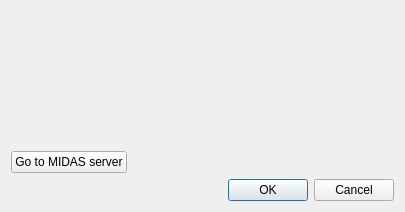
<?xml version="1.0" encoding="UTF-8"?>
<ui version="4.0">
 <class>AgreementDialog</class>
 <widget class="QDialog" name="AgreementDialog">
  <property name="geometry">
   <rect>
    <x>0</x>
    <y>0</y>
    <width>405</width>
    <height>212</height>
   </rect>
  </property>
  <property name="windowTitle">
   <string>License Agreement Required</string>
  </property>
  <property name="windowIcon">
   <iconset>
    <normaloff>:/icons/MIDAS_Desktop_Icon.png</normaloff>:/icons/MIDAS_Desktop_Icon.png</iconset>
  </property>
  <layout class="QVBoxLayout" name="verticalLayout">
   <item>
    <widget class="QLabel" name="m_AgreementLabel">
     <property name="text">
      <string/>
     </property>
     <property name="alignment">
      <set>Qt::AlignLeading|Qt::AlignLeft|Qt::AlignTop</set>
     </property>
     <property name="wordWrap">
      <bool>true</bool>
     </property>
    </widget>
   </item>
   <item>
    <layout class="QHBoxLayout" name="horizontalLayout">
     <item>
      <widget class="QPushButton" name="m_OpenBrowserButton">
       <property name="text">
        <string>Go to MIDAS server</string>
       </property>
      </widget>
     </item>
     <item>
      <spacer name="horizontalSpacer">
       <property name="orientation">
        <enum>Qt::Horizontal</enum>
       </property>
       <property name="sizeHint" stdset="0">
        <size>
         <width>40</width>
         <height>20</height>
        </size>
       </property>
      </spacer>
     </item>
    </layout>
   </item>
   <item>
    <widget class="QDialogButtonBox" name="buttonBox">
     <property name="orientation">
      <enum>Qt::Horizontal</enum>
     </property>
     <property name="standardButtons">
      <set>QDialogButtonBox::Cancel|QDialogButtonBox::Ok</set>
     </property>
    </widget>
   </item>
  </layout>
 </widget>
 <tabstops>
  <tabstop>buttonBox</tabstop>
 </tabstops>
 <resources>
  <include location="../MIDASDesktopIcons.qrc"/>
  <include location="../MIDASDesktopIcons.qrc"/>
  <include location="../MIDASDesktopIcons.qrc"/>
  <include location="../MIDASDesktopIcons.qrc"/>
  <include location="../MIDASDesktopIcons.qrc"/>
  <include location="../MIDASDesktopIcons.qrc"/>
  <include location="../MIDASDesktopIcons.qrc"/>
  <include location="../MIDASDesktopIcons.qrc"/>
  <include location="../MIDASDesktopIcons.qrc"/>
  <include location="../MIDASDesktopIcons.qrc"/>
  <include location="../MIDASDesktopIcons.qrc"/>
  <include location="../MIDASDesktopIcons.qrc"/>
  <include location="../MIDASDesktopIcons.qrc"/>
 </resources>
 <connections>
  <connection>
   <sender>buttonBox</sender>
   <signal>accepted()</signal>
   <receiver>AgreementDialog</receiver>
   <slot>accept()</slot>
   <hints>
    <hint type="sourcelabel">
     <x>257</x>
     <y>200</y>
    </hint>
    <hint type="destinationlabel">
     <x>157</x>
     <y>274</y>
    </hint>
   </hints>
  </connection>
  <connection>
   <sender>buttonBox</sender>
   <signal>rejected()</signal>
   <receiver>AgreementDialog</receiver>
   <slot>reject()</slot>
   <hints>
    <hint type="sourcelabel">
     <x>325</x>
     <y>200</y>
    </hint>
    <hint type="destinationlabel">
     <x>286</x>
     <y>274</y>
    </hint>
   </hints>
  </connection>
 </connections>
</ui>
